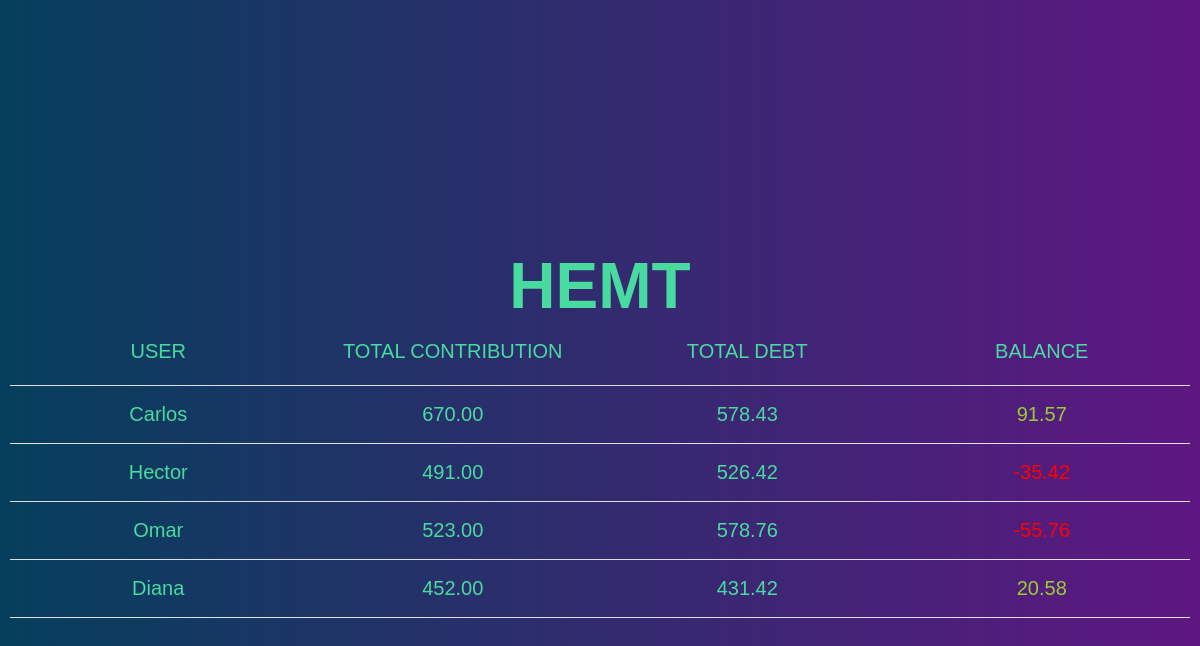
The app's page /group/HEMT, older data.
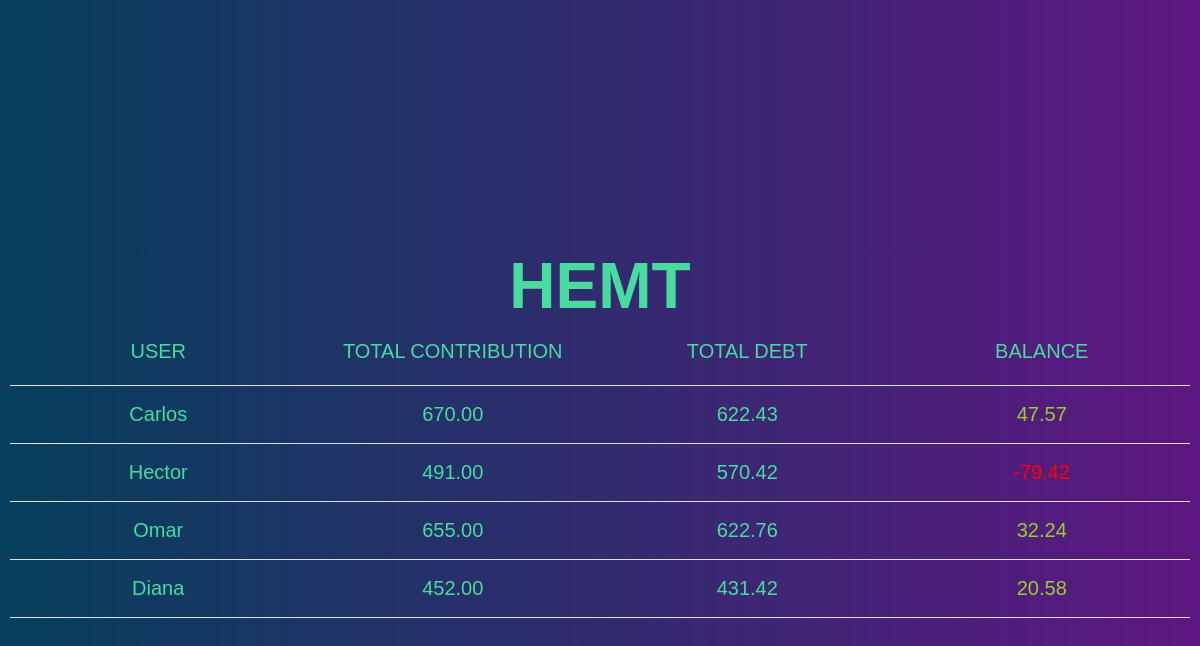
The same page, newer data.
### Dashboard/models.py (models this page shows)
class User(models.Model):
    name = models.CharField(max_length=50)
    id_group = models.ForeignKey(Group, on_delete=models.CASCADE)
    balance = models.DecimalField(decimal_places=2, default=0, max_digits=10)
    total_contribution = models.DecimalField(
        decimal_places=2, default=0, max_digits=10
    )
    total_debt = models.DecimalField(
        decimal_places=2, default=0, max_digits=10
    )

### Dashboard/views.py (the view)
# urls.py: path("group/<str:group_name>", views.group, name="group")
def group(request, group_name):
    group = Group.objects.get(name=group_name)
    users = User.objects.filter(id_group=group)
    return render(request, 'Dashboard/group.html', {
        "group": group,
        "users": users,
    })

### Dashboard/templates/Dashboard/group.html (shortened to what this page needs)
{% load static %}
<!DOCTYPE html>
<html lang="en">
<head>
    <link rel="stylesheet" href="{% static 'Dashboard/style.css' %}">
    <link rel="stylesheet" href="{% static 'Dashboard/group.css' %}">
</head>
<body>
    <header>
        <h1>{{ group.name }}</h1>
    </header>
    <table>
        <tr>
            <th>User</th>
            <th>Total Contribution</th>
            <th>Total Debt</th>
            <th>Balance</th>
        </tr>
        {% for user in users %}
            <tr>
                <td>{{ user.name }}</td>
                <td>{{ user.total_contribution }}</td>
                <td>{{ user.total_debt }}</td>
                <td style="color: {% if user.balance > 0 %}yellowgreen{% else %}red{% endif %}">{{ user.balance }}</td>
            </tr>
        {% endfor %}
    </table>
</body>
</html>

Row changes from the older to the newer data that the page shows:
changed User "Carlos": total_debt "578.43" → "622.43"; balance "91.57" → "47.57"
changed User "Hector": total_debt "526.42" → "570.42"; balance "-35.42" → "-79.42"
changed User "Omar": total_contribution "523.00" → "655.00"; total_debt "578.76" → "622.76"; balance "-55.76" → "32.24"
